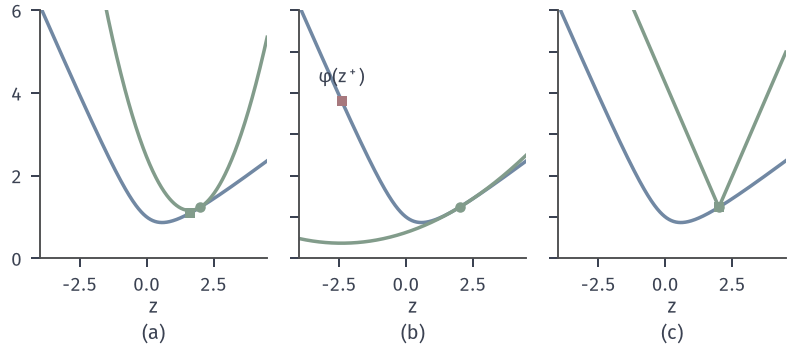

This chart was generated by the following Python code:
from pathlib import Path
import sys
sys.path.insert(0, str(Path(__file__).resolve().parents[1]))
from block_common import *
HERE = Path(__file__).resolve().parent
# phi(z)=sqrt(1+z^2)-z/2 at x=2. (a) valid quadratic upper bound. (b) Taylor model: not an upper bound. (c) upper bound with a kink: value matches, slope does not.
phi = lambda z: np.sqrt(1+z*z)-z/2; dphi = lambda z: z/np.sqrt(1+z*z)-.5; d2 = lambda z: (1+z*z)**(-1.5)
fig, ax = figure(width_mm=112, height_mm=50, ncols=3)
panel(fig, .05, .99, .97, .27, wspace=.14)
z = np.linspace(-4, 4.5, 500); x = 2.; g = dphi(x); h = d2(x); p0 = phi(x)
models = [p0+g*(z-x)+.5*(z-x)**2, p0+g*(z-x)+.5*h*(z-x)**2, p0+1.5*abs(z-x)]
zm = [x-g, x-g/h, x]
for a, m, zz, s in zip(ax, models, zm, '(a) (b) (c)'.split()):
    a.plot(z, phi(z), color=BLUE, lw=1.4); a.plot(z, m, color=GREEN, lw=1.4)
    a.plot([x], [p0], 'o', color=GREEN, ms=4.2, mew=0, zorder=5)
    a.plot([zz], [phi(zz)], 's', color=(RED if s == '(b)' else GREEN), ms=3.8, mew=0, zorder=6)
    a.set_xlim(-4, 4.5); a.set_ylim(0, 6); a.set_xlabel('$z$', labelpad=1); tag(fig, a, s)
ax[0].set_yticks([0, 2, 4, 6]); ax[1].set_yticklabels([]); ax[2].set_yticklabels([])
ax[1].text(-2.4, phi(-2.4)+.45, r'$\varphi(z^+)$', fontsize=7.5, color=INK, ha='center')
save(fig, HERE, 'figure', {'taylor_min': float(zm[1]), 'phi_at_taylor_min': float(phi(zm[1])), 'phi_x': float(p0)})
print(zm, phi(zm[1]), p0)
